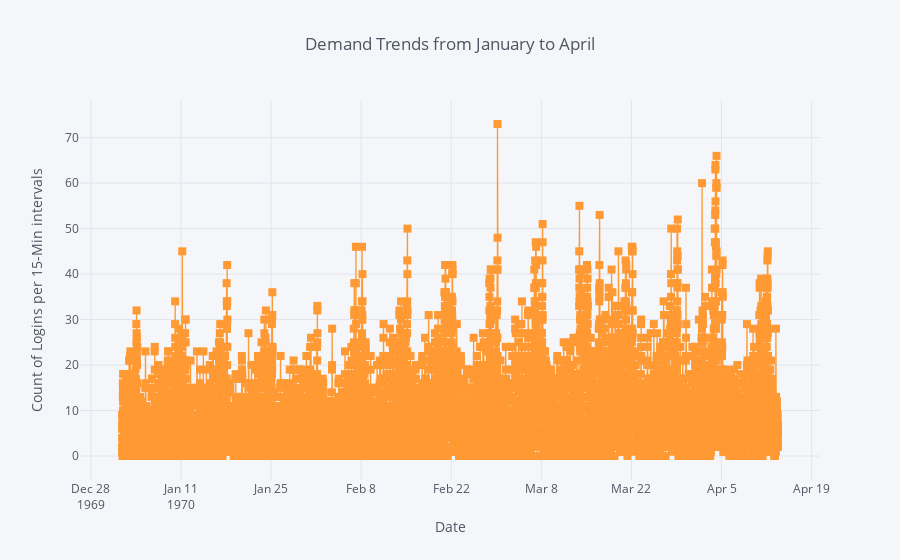

The code cell stored with this chart in its notebook:
### Code cell
DataT['count'].iplot(
    mode='lines+markers',
    opacity=0.8,
    size=8,
    symbol=1,
    xTitle='Date',
    yTitle='Count of Logins per 15-Min intervals',
    title='Demand Trends from January to April')

### Figure 1 — Plotly figure (JSON) as saved in the notebook; plotly's stock layout.template omitted (floating-point values rounded to 4 significant figures; data arrays with more than 128 entries replaced by an {"elided": "..."} marker saying what was removed)
{"data": [{"line": {"color": "rgba(255, 153, 51, 1.0)", "dash": "solid", "shape": "linear", "width": 1.3}, "marker": {"size": 8, "symbol": 1}, "mode": "lines+markers", "name": "count", "text": "", "type": "scatter", "uid": "1bd1a7c5-957a-4992-98f1-a4543e2eefc4", "x": {"elided": "9788 str values"}, "y": {"elided": "9788 int values"}}], "layout": {"legend": {"bgcolor": "#F5F6F9", "font": {"color": "#4D5663"}}, "paper_bgcolor": "#F5F6F9", "plot_bgcolor": "#F5F6F9", "title": {"font": {"color": "#4D5663"}, "text": "Demand Trends from January to April"}, "xaxis": {"gridcolor": "#E1E5ED", "showgrid": true, "tickfont": {"color": "#4D5663"}, "title": {"font": {"color": "#4D5663"}, "text": "Date"}, "zerolinecolor": "#E1E5ED"}, "yaxis": {"gridcolor": "#E1E5ED", "showgrid": true, "tickfont": {"color": "#4D5663"}, "title": {"font": {"color": "#4D5663"}, "text": "Count of Logins per 15-Min intervals"}, "zerolinecolor": "#E1E5ED"}}}
